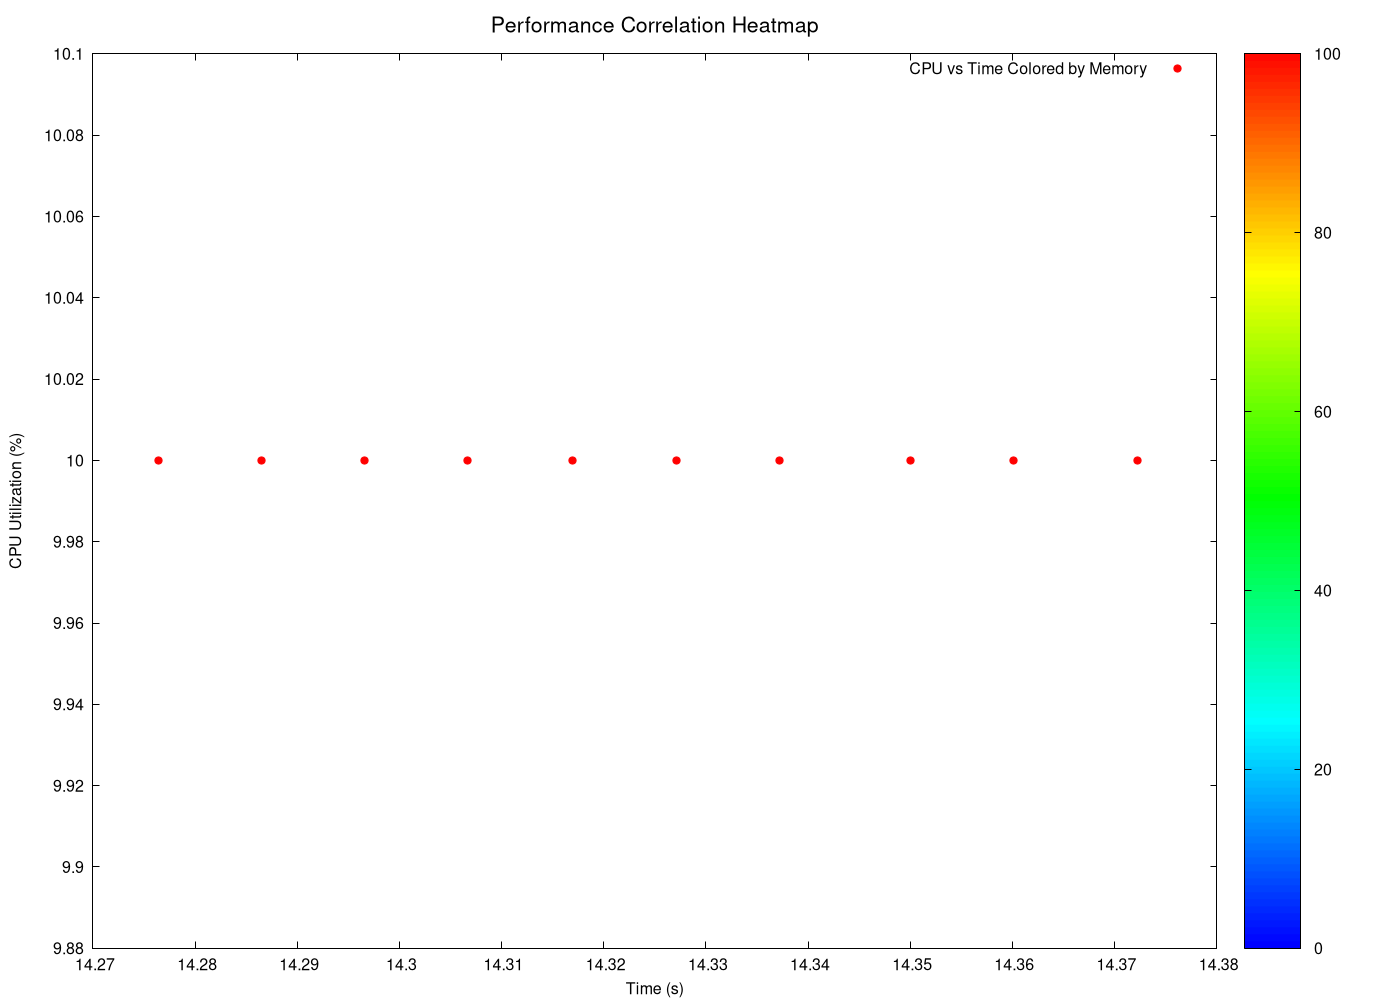

This chart was generated by the following gnuplot code:
# GNUplot script for 3D heatmaps
set terminal pngcairo enhanced font 'Helvetica,12' size 1400,1000
set output 'png/bubble_sort_20260131_225122_3d_heatmap_heatmap.png'

set title 'Performance Correlation Heatmap' font 'Helvetica,16'
set xlabel 'Time (s)' font 'Helvetica,12'
set ylabel 'CPU Utilization (%)' font 'Helvetica,12'
set zlabel 'Memory Usage (MB)' font 'Helvetica,12'

# Configure pm3d for heatmap
set pm3d map
set palette defined (0 '#0000ff', 1 '#00ffff', 2 '#00ff00', 3 '#ffff00', 4 '#ff0000')
set cbrange [0:]
set view map

# 2D heatmap projection (since we have time-series data)
plot 'png/bubble_sort_20260131_225122_3d_heatmap_heatmap.dat' using 1:2:3 with points palette pt 7 ps 1.2 title 'CPU vs Time Colored by Memory'
